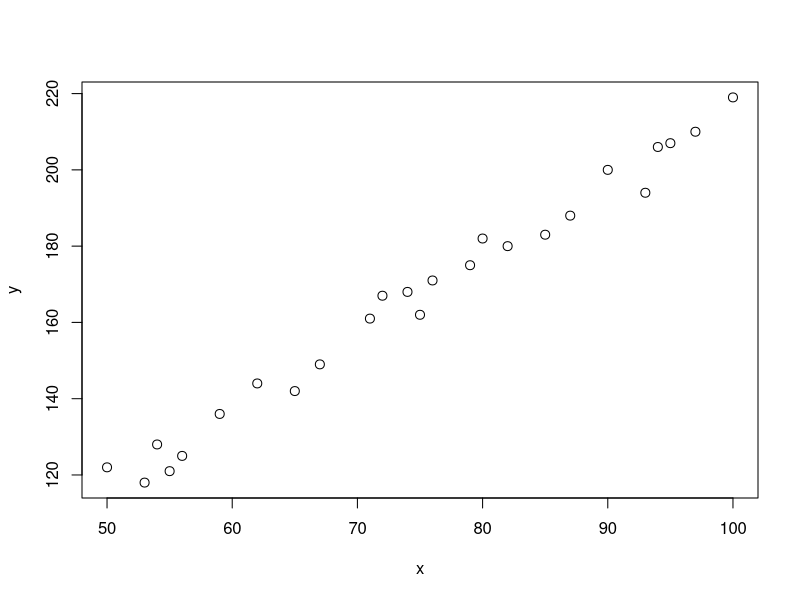
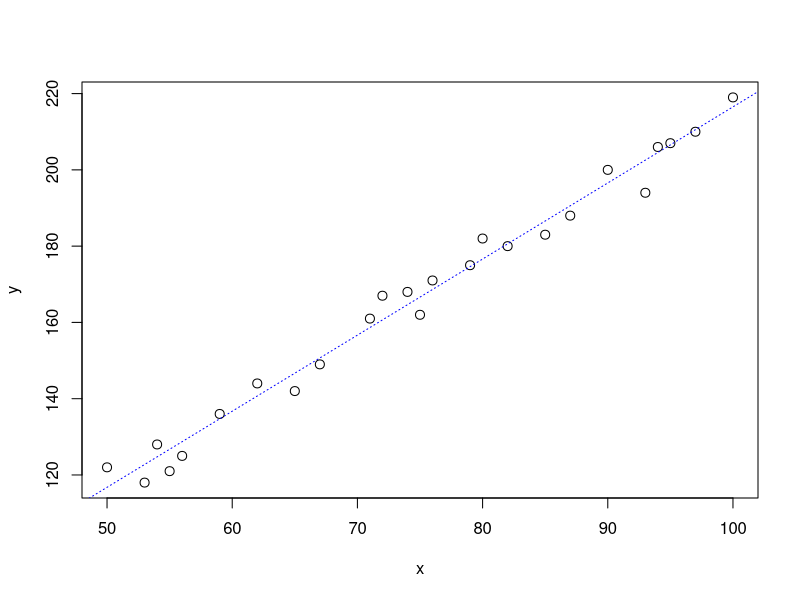
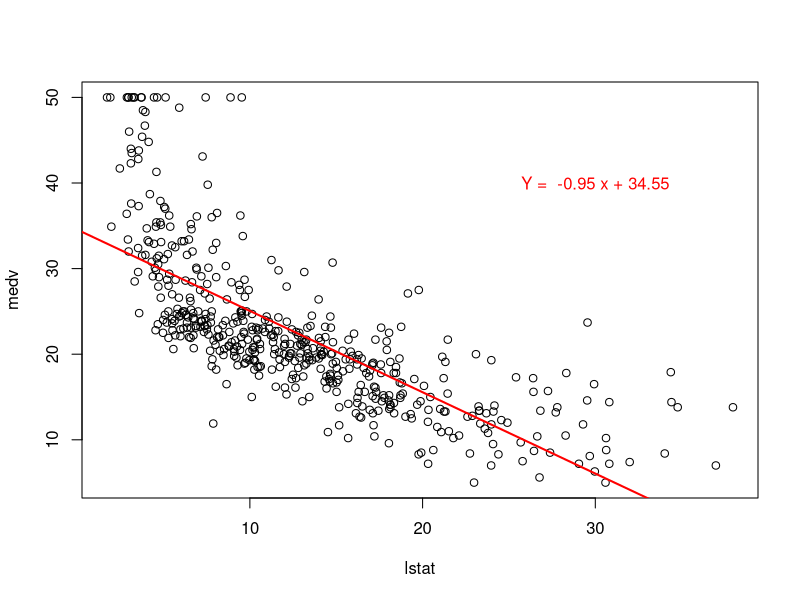
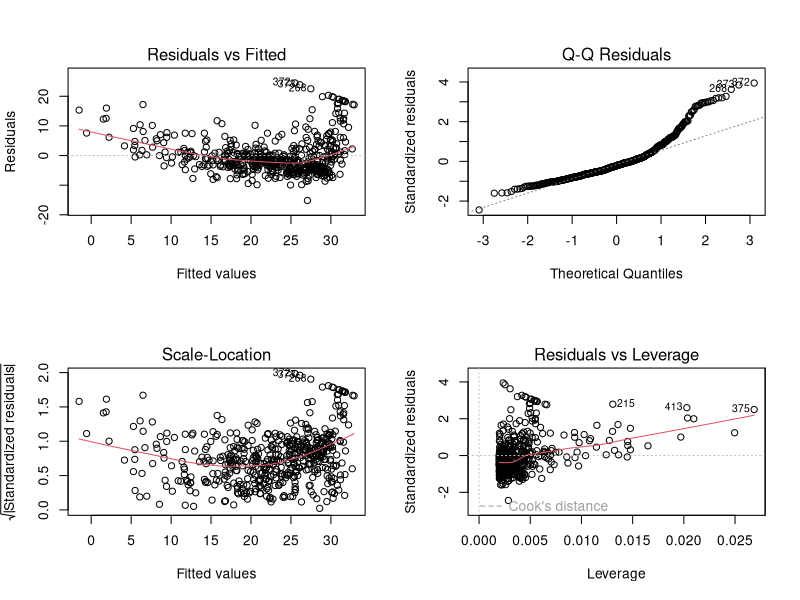
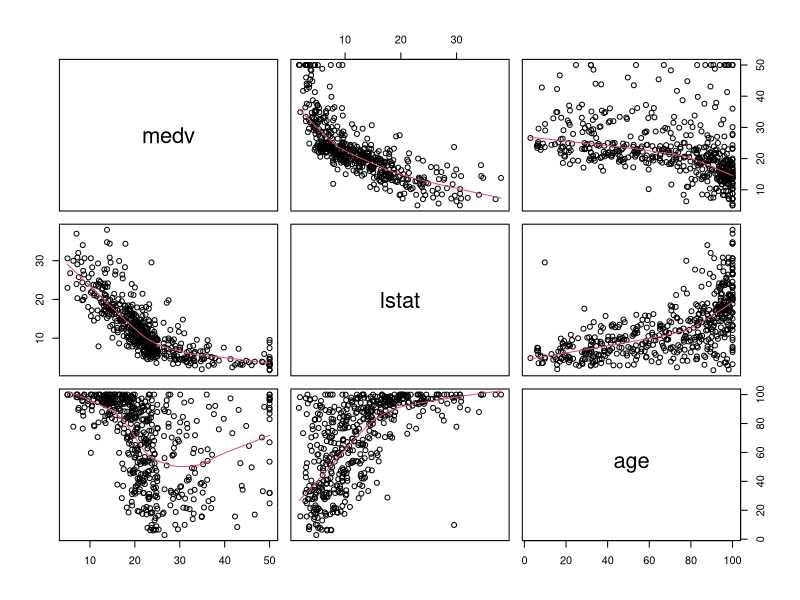

Write R code to recreate these figures, in order.
## ---- chunk 1
knitr::opts_chunk$set(echo = TRUE)
## ---- chunk 2
y= c(122,118,128,121,125,136,144,142,149,161,167,168,162,171,175,182,180,183,188,200,194,206,207,210,219)
x=c(50,53,54,55,56,59,62,65,67,71,72,74,75,76,79,80,82,85,87,90,93,94,95,97,100)
## ---- chunk 3
plot(x,y,cex=1.2)
## ---- chunk 4
y= c(122,118,128,121,125,136,144,142,149,161,167,168,162,171,175,182,180,183,188,200,194,206,207,210,219)
x=c(50,53,54,55,56,59,62,65,67,71,72,74,75,76,79,80,82,85,87,90,93,94,95,97,100)
regresion=lm(y~x)
plot(x,y,cex=1.2)
abline(regresion, col='blue', lwd=1,lty=3)
## ---- chunk 5
library(MASS)
## ---- chunk 6
?Boston
## ---- chunk 7
head(Boston,5)
## ---- chunk 8
tail(Boston,5)
## ---- chunk 9
summary(Boston)
## ---- chunk 10
id_train <- sample(1:nrow(Boston), size = 0.8*nrow(Boston))
train <- Boston[id_train, ]
test <- Boston[-id_train, ]
## ---- chunk 11
reg_ls <- lm(medv~lstat, data = train)
reg_ls
## ---- chunk 12
reg_ls$coefficients
## ---- chunk 13
reg_ls$coefficients[1]
## ---- chunk 14
reg_ls$coefficients[2]
## ---- chunk 15
cat('y = ', reg_ls$coefficients[1],'+ ', reg_ls$coefficients[2],'x')
## ---- chunk 16
residuales <- reg_ls$residuals
# Veamos los residuales de las 10 primeras observaciones
residuales[1:10]
## ---- chunk 17
predic <- predict(reg_ls, newdata = test)
#Veamos la predicción de las 10 primeras observaciones
predic[1:10]
## ---- chunk 18
regresion <- lm(medv~lstat, data = Boston)

plot(Boston$lstat, Boston$medv, xlab = "lstat", ylab = "medv")
abline(regresion, col='red', lwd=2)
a <- regresion$coefficients[[1]]
b <- regresion$coefficients[[2]] 
text(30,40,labels = paste('Y = ', round(b,2),'x +', round(a,2)), col='red')
## ---- chunk 19
par(mfrow=c(2,2))
plot(regresion)
## ---- chunk 20
reg_lm <- lm(medv~lstat + age, data = train)
reg_lm
## ---- chunk 21
reg_lm$coefficients
## ---- chunk 22
reg_lm$coefficients[1]
## ---- chunk 23
reg_lm$coefficients[2]
## ---- chunk 24
reg_lm$coefficients[3]
## ---- chunk 25
cat('y = ', reg_lm$coefficients[1],'+ ', reg_lm$coefficients[2],'x1 +', reg_lm$coefficients[3],'x2' )
## ---- chunk 26
pairs(Boston[,c('medv','lstat', 'age')],panel = panel.smooth)
## ---- chunk 27
reg_lm2 <- lm(medv~., data = train)
reg_lm2
## ---- chunk 28
reg_lm3 <- lm(medv~.-age, data = train)
reg_lm3
